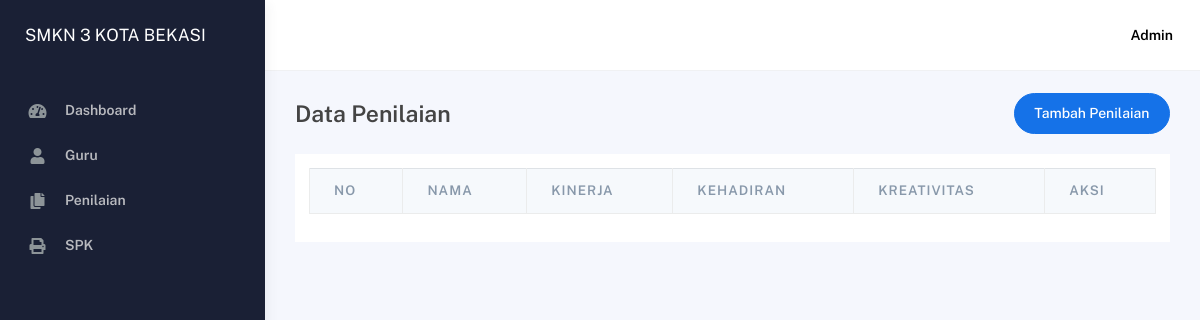
Before: /index.php/admin/penilaian with the older database file.
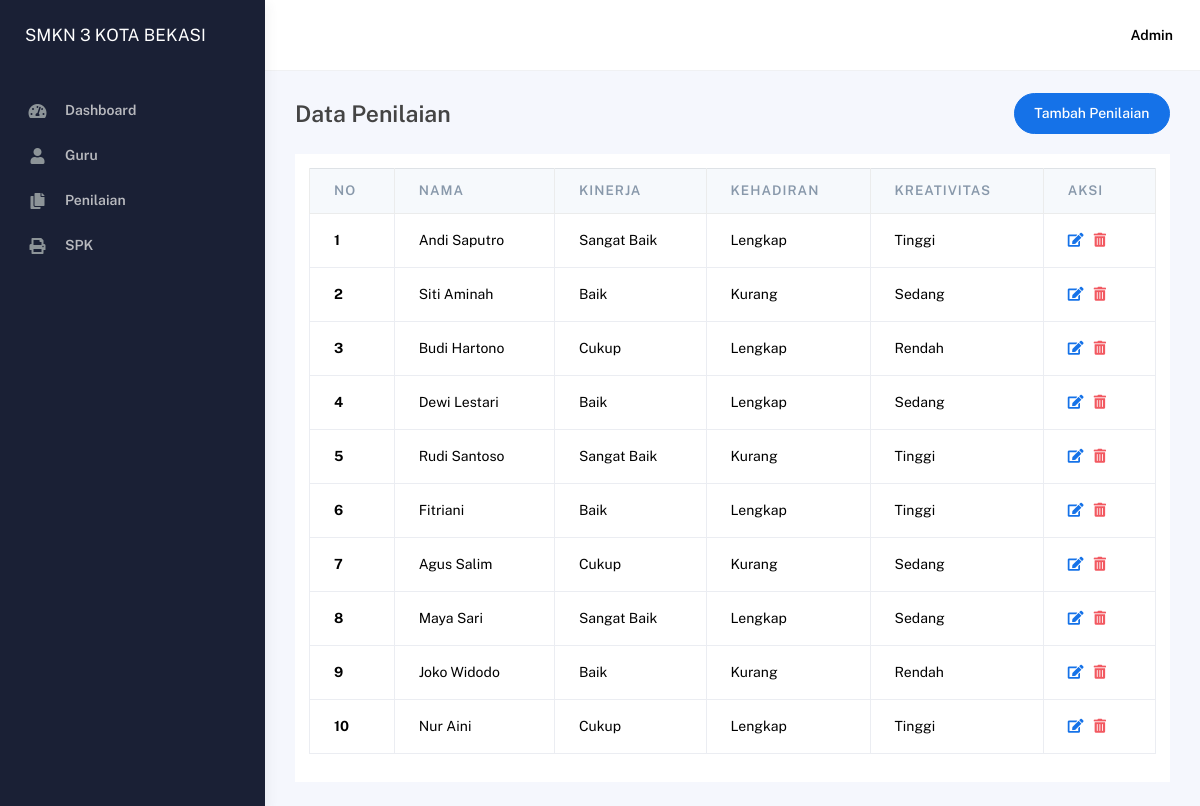
After: the same page with the newer database file.
### tables this page shows
CREATE TABLE `penilaian` (
  `id_penilaian` int(11) NOT NULL,
  `id_karyawan` int(11) NOT NULL,
  `kinerja` enum('Sangat Baik','Baik','Cukup') NOT NULL,
  `kehadiran` enum('Lengkap','Kurang') NOT NULL,
  `kreativitas` enum('Tinggi','Sedang','Rendah') NOT NULL
);

CREATE TABLE `karyawan` (
  `id_karyawan` int(11) NOT NULL,
  `nama_karyawan` varchar(100) NOT NULL,
  `jenis_kelamin` enum('Laki-laki','Perempuan') NOT NULL,
  `nomor_telpon` varchar(15) DEFAULT NULL
);

### application/controllers/Admin.php (called while the page is built, shortened)
<?php
class Admin extends CI_Controller {
	public function __construct()
	{
		$this->load->model('akun_model');
		$this->load->model('crud_model');
		$this->load->model('jadwal_model');
	}
	public function penilaian()
	{
		$data['array_penilaian'] = $this->crud_model->get_penilaian_with_karyawan();
		$this->load->view('admin_penilaian.php',$data);
	}
}

### index.php (called while the page is built, shortened)
<?php
require_once BASEPATH.'core/CodeIgniter.php';

### application/models/Crud_model.php (called while the page is built, shortened)
<?php
class Crud_model extends CI_Model{
	public function get_penilaian_with_karyawan()
    {
        $this->db->select('penilaian.*, karyawan.nama_karyawan');
        $this->db->from('penilaian');
        $this->db->join('karyawan', 'penilaian.id_karyawan = karyawan.id_karyawan');
        $query = $this->db->get();
        return $query->result();
    }
}

### application/views/admin_penilaian.php (the view, shortened to what this page needs)
<!DOCTYPE html>
<html lang="en">
  <head>
    <link rel="stylesheet" href="<?=base_url()?>assets/css/bootstrap.min.css" />
    <link rel="stylesheet" href="<?=base_url()?>assets/css/plugins.min.css" />
    <link rel="stylesheet" href="<?=base_url()?>assets/css/kaiadmin.min.css" />
    <link rel="stylesheet" href="<?=base_url()?>assets/css/demo.css" />
  </head>
  <body>
    <div class="wrapper">
    <?php $this->load->view('component/sidebar'); ?>
      <div class="main-panel">
        <div class="main-header">
          <?php $this->load->view('component/navbar'); ?>
        </div>
        <div class="container">
  <div class="page-inner">
    <div class="page-header d-flex justify-content-between align-items-center">
      <h4 class="page-title mb-0">Data Penilaian</h4>
      <a href="<?= site_url('admin/penilaian_add')?>" class="btn btn-primary btn-round">Tambah Penilaian</a>
    </div>
    <div class="container p-3 bg-white mt-3">
<table id="tabelPenilaian" class="table table-bordered table-hover">
        <thead class="thead-light">
          <tr>
            <th>No</th>
            <th>Nama</th>
            <th>Kinerja</th>
            <th>Kehadiran</th>
            <th>Kreativitas</th>
            <th>Aksi</th>
          </tr>
        </thead>
        <tbody>
<?php foreach($array_penilaian as $penilaian): ?>
          <tr>
            <th scope="row"><?=$penilaian->id_penilaian?></th>
            <td><?=$penilaian->nama_karyawan?></td>
            <td><?=$penilaian->kinerja?></td>
            <td><?=$penilaian->kehadiran?></td>
            <td><?=$penilaian->kreativitas?></td>
            <td>
              <a href="<?=site_url('admin/penilaian_edit/').$penilaian->id_penilaian?>"><i class="fas fa-edit me-2"></i></a>
              <a href="<?=site_url('admin/penilaian_delete/').$penilaian->id_penilaian?>"><i class="fas fa-trash-alt me-2 text-danger"></i></a>
            </td>
          </tr>
<?php endforeach; ?>
        </tbody>
      </table>
    </div>
  </div>
</div>
			</div>
          </div>
  </body>
</html>

### application/views/component/sidebar.php
<div class="sidebar" data-background-color="dark">
  <div class="sidebar-logo">
    <div class="logo-header" data-background-color="dark">
      <div class="text-white">SMKN 3 KOTA BEKASI</div>
    </div>
  </div>
  <div class="sidebar-wrapper scrollbar scrollbar-inner">
    <div class="sidebar-content">
      <ul class="nav nav-secondary">
        <li class="nav-item">
          <a href="<?=site_url('admin/index')?>">
            <i class="fas fa-tachometer-alt"></i>
            <p>Dashboard</p>
          </a>
        </li>
        <li class="nav-item">
          <a href="<?=site_url('admin/karyawan')?>">
            <i class="fas fa-user"></i>
            <p>Guru</p>
          </a>
        </li>
        <li class="nav-item">
          <a href="<?=site_url('admin/penilaian')?>">
            <i class="fas fa-copy"></i>
            <p>Penilaian</p>
          </a>
        </li>
        <li class="nav-item">
          <a href="<?=site_url('keputusan/cetak_pdf')?>">
            <i class="fas fa-print"></i>
            <p>SPK</p>
          </a>
        </li>
      </ul>
    </div>
  </div>
</div>

### application/views/component/navbar.php (shortened to what this page needs)
<nav
  class="navbar navbar-header navbar-header-transparent navbar-expand-lg border-bottom"
>
  <div class="container-fluid">
    <ul class="navbar-nav topbar-nav ms-md-auto align-items-center">
      <li class="nav-item topbar-user dropdown hidden-caret">
        <a
          class="dropdown-toggle profile-pic"
          data-bs-toggle="dropdown"
          href="#"
          aria-expanded="false"
        >
          <span class="profile-username">
            <span class="fw-bold">Admin</span>
          </span>
        </a>
      </li>
    </ul>
  </div>
</nav>

Changed rows visible on the page:
added penilaian: id_penilaian "1", id_karyawan.nama_karyawan "Andi Saputro", kinerja "Sangat Baik", kehadiran "Lengkap", kreativitas "Tinggi"
added penilaian: id_penilaian "2", id_karyawan.nama_karyawan "Siti Aminah", kinerja "Baik", kehadiran "Kurang", kreativitas "Sedang"
added penilaian: id_penilaian "3", id_karyawan.nama_karyawan "Budi Hartono", kinerja "Cukup", kehadiran "Lengkap", kreativitas "Rendah"
added penilaian: id_penilaian "4", id_karyawan.nama_karyawan "Dewi Lestari", kinerja "Baik", kehadiran "Lengkap", kreativitas "Sedang"
added penilaian: id_penilaian "5", id_karyawan.nama_karyawan "Rudi Santoso", kinerja "Sangat Baik", kehadiran "Kurang", kreativitas "Tinggi"
added penilaian: id_penilaian "6", id_karyawan.nama_karyawan "Fitriani", kinerja "Baik", kehadiran "Lengkap", kreativitas "Tinggi"
added penilaian: id_penilaian "7", id_karyawan.nama_karyawan "Agus Salim", kinerja "Cukup", kehadiran "Kurang", kreativitas "Sedang"
added penilaian: id_penilaian "8", id_karyawan.nama_karyawan "Maya Sari", kinerja "Sangat Baik", kehadiran "Lengkap", kreativitas "Sedang"
added penilaian: id_penilaian "9", id_karyawan.nama_karyawan "Joko Widodo", kinerja "Baik", kehadiran "Kurang", kreativitas "Rendah"
added penilaian: id_penilaian "10", id_karyawan.nama_karyawan "Nur Aini", kinerja "Cukup", kehadiran "Lengkap", kreativitas "Tinggi"
